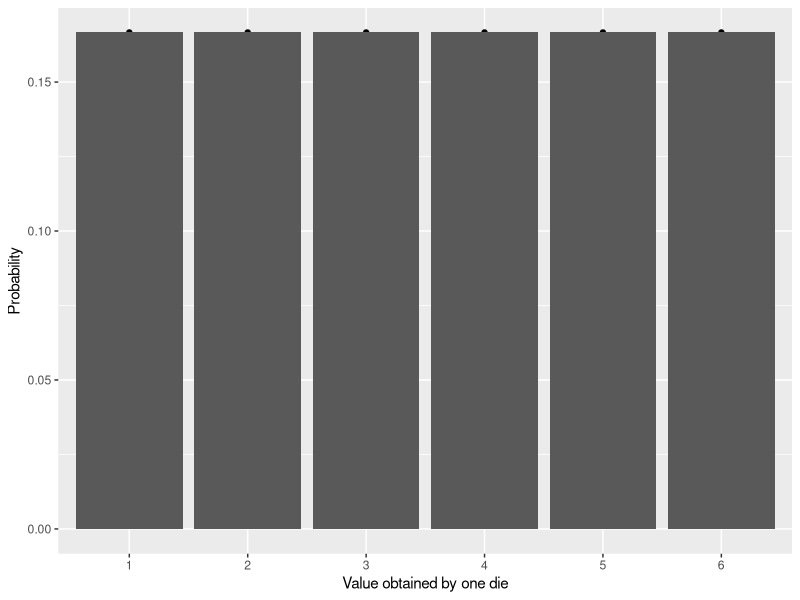
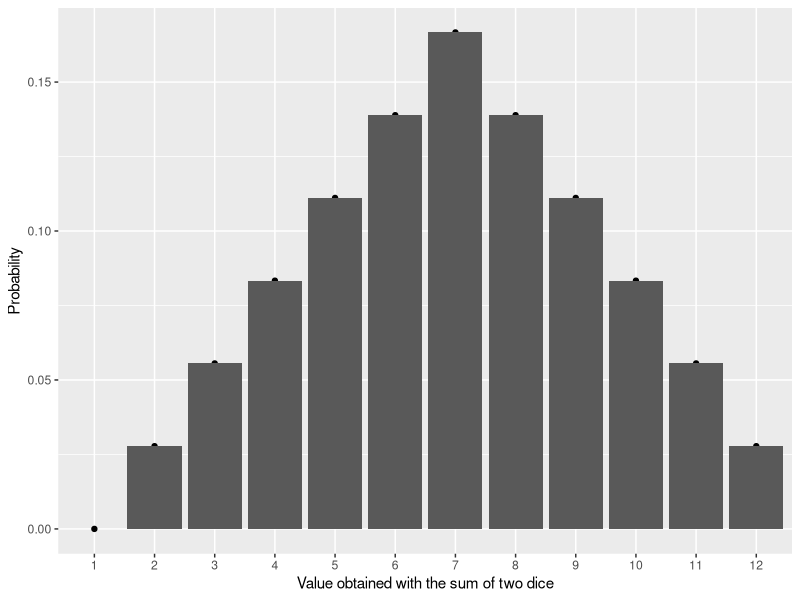

The R source for these figures, in order:
max <- 6
nb_events <- max
proba <- as.vector(1:max)

for (i in 1:max) {
  proba[i] <- 1 / nb_events
}

require(ggplot2)

# One Die Plot
png("2.1.png", width=1920, height=1080)
qplot(factor(1:max), proba[1:max],
      xlab="Value obtained by one die",
      ylab="Probability") + 
  geom_bar(stat="identity")
dev.off()

# Two Dice
max_dice <- 6
score_max <- max_dice * 2
nb_events <- max_dice^2
proba <- rep.int(0, score_max)
proba <- as.vector(proba)

for (i in 1:max_dice) {
  for (j in 1:max_dice) {
    proba[i + j] <- proba[i + j] + 1 / nb_events
  }
}

png("2.1_two_dice.png", width=1920, height=1080)
qplot(factor(1:score_max), proba[1:score_max],
      xlab="Value obtained with the sum of two dice",
      ylab="Probability") + 
  geom_bar(stat="identity")
dev.off() 